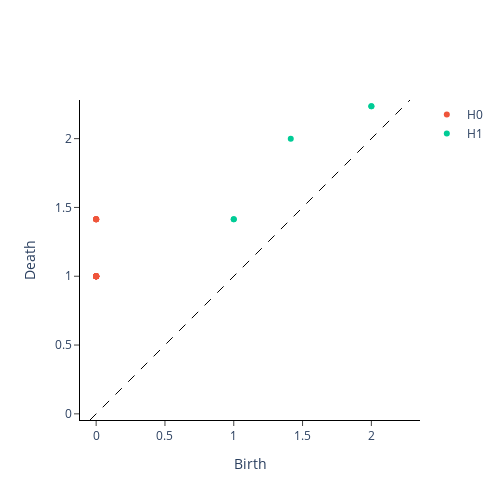

This figure's notebook cell:
### Code cell
from gtda.homology import VietorisRipsPersistence
from gtda.plotting import plot_diagram

VR = VietorisRipsPersistence(homology_dimensions=[0, 1, 2])  # Parameter explained in the text
fitPoints = np.array(spinDown)
diagrams = VR.fit_transform([fitPoints])
plot_diagram(diagrams[0]).update_layout(paper_bgcolor='rgba(0,0,0,0)',plot_bgcolor='rgba(0,0,0,0)')

### Figure 1 — Plotly figure (JSON) as saved in the notebook; plotly's stock layout.template omitted (floating-point values rounded to 4 significant figures)
{"data": [{"hoverinfo": "none", "line": {"color": "black", "dash": "dash", "width": 1}, "mode": "lines", "showlegend": false, "type": "scatter", "x": [-0.04472, 2.281], "y": [-0.04472, 2.281]}, {"hoverinfo": "text", "hovertext": ["(0.0, 1.0), multiplicity: 16", "(0.0, 1.0), multiplicity: 16", "(0.0, 1.0), multiplicity: 16", "(0.0, 1.0), multiplicity: 16", "(0.0, 1.0), multiplicity: 16", "(0.0, 1.0), multiplicity: 16", "(0.0, 1.0), multiplicity: 16", "(0.0, 1.0), multiplicity: 16", "(0.0, 1.0), multiplicity: 16", "(0.0, 1.0), multiplicity: 16", "(0.0, 1.0), multiplicity: 16", "(0.0, 1.0), multiplicity: 16", "(0.0, 1.0), multiplicity: 16", "(0.0, 1.0), multiplicity: 16", "(0.0, 1.0), multiplicity: 16", "(0.0, 1.0), multiplicity: 16", "(0.0, 1.4142135381698608), multiplicity: 5", "(0.0, 1.4142135381698608), multiplicity: 5", "(0.0, 1.4142135381698608), multiplicity: 5", "(0.0, 1.4142135381698608), multiplicity: 5", "(0.0, 1.4142135381698608), multiplicity: 5"], "mode": "markers", "name": "H0", "type": "scatter", "x": [0, 0, 0, 0, 0, 0, 0, 0, 0, 0, 0, 0, 0, 0, 0, 0, 0, 0, 0, 0, 0], "y": [1, 1, 1, 1, 1, 1, 1, 1, 1, 1, 1, 1, 1, 1, 1, 1, 1.414, 1.414, 1.414, 1.414, 1.414]}, {"hoverinfo": "text", "hovertext": ["(2.0, 2.2360680103302), multiplicity: 2", "(2.0, 2.2360680103302), multiplicity: 2", "(1.4142135381698608, 2.0)", "(1.0, 1.4142135381698608), multiplicity: 2", "(1.0, 1.4142135381698608), multiplicity: 2"], "mode": "markers", "name": "H1", "type": "scatter", "x": [2, 2, 1.414, 1, 1], "y": [2.236, 2.236, 2, 1.414, 1.414]}, {"hoverinfo": "text", "hovertext": [], "mode": "markers", "name": "H2", "type": "scatter", "x": [], "y": []}], "layout": {"height": 500, "paper_bgcolor": "rgba(0, 0, 0, 0)", "plot_bgcolor": "rgba(0, 0, 0, 0)", "width": 500, "xaxis": {"autorange": false, "domain": [0, 1], "exponentformat": "e", "linecolor": "black", "linewidth": 1, "mirror": false, "range": [-0.1101, 2.346], "showexponent": "all", "showline": true, "side": "bottom", "ticks": "outside", "title": {"text": "Birth"}, "type": "linear", "zeroline": true}, "yaxis": {"autorange": false, "domain": [0, 1], "exponentformat": "e", "linecolor": "black", "linewidth": 1, "mirror": false, "range": [-0.04472, 2.281], "scaleanchor": "x", "scaleratio": 1, "showexponent": "all", "showline": true, "side": "left", "ticks": "outside", "title": {"text": "Death"}, "type": "linear", "zeroline": true}}}
